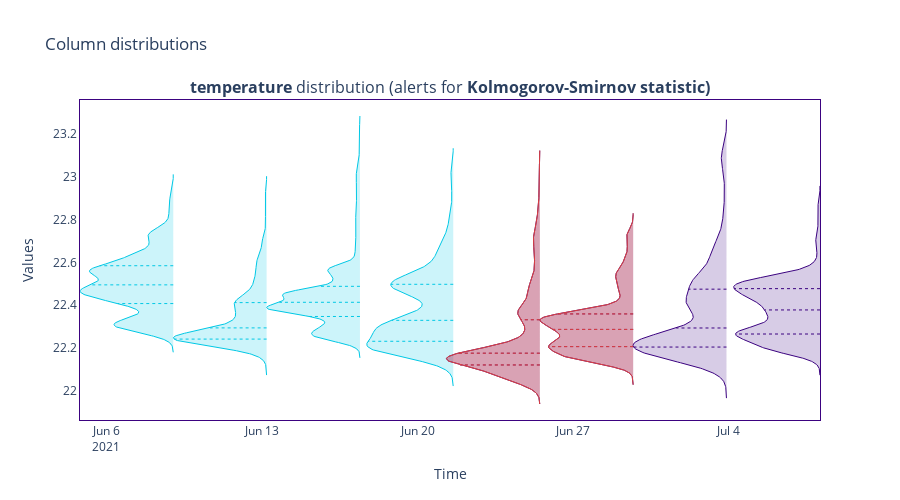

Notebook source saved alongside this figure:
### Code cell
fig = univariate_drift_results.filter(column_names='temperature').plot(kind='distribution')
fig.show()
fig.write_image('big_chunk_temperature.svg')

### Figure 1 — Plotly figure (JSON) as saved in the notebook; plotly's stock layout.template omitted (floating-point values rounded to 4 significant figures; data arrays with more than 128 entries replaced by an {"elided": "..."} marker saying what was removed)
{"data": [{"hoverinfo": "skip", "line": {"color": "#00c8e5", "width": 1}, "mode": "lines", "name": "Reference", "showlegend": false, "type": "scatter", "x": {"elided": "410 str values"}, "xaxis": "x", "y": {"elided": "410 float values"}, "yaxis": "y"}, {"fill": "tonexty", "fillcolor": "rgba(0.0, 0.7843137254901961, 0.8980392156862745, 0.2)", "hoverinfo": "skip", "line": {"color": "rgba(0,0,0,0)", "width": 1}, "showlegend": false, "type": "scatter", "x": {"elided": "410 str values"}, "xaxis": "x", "y": {"elided": "410 float values"}, "yaxis": "y"}, {"customdata": [["[0:1999]", "From <b>Jun-09-2021</b> to <b>Jun-13-2021</b>", "22.408"], ["[0:1999]", "From <b>Jun-09-2021</b> to <b>Jun-13-2021</b>", "22.408"]], "hoverlabel": {"bgcolor": "#00c8e5", "font": {"color": "white"}}, "hovertemplate": "Chunk %{customdata[0]}: %{customdata[1]}, <b>%{customdata[2]}</b>", "line": {"color": "#00c8e5", "dash": "dot", "width": 1}, "mode": "lines", "name": "Reference", "showlegend": false, "type": "scatter", "x": ["2021-06-09T00:12:00", "2021-06-06T12:13:36.683954213"], "xaxis": "x", "y": [22.41, 22.41], "yaxis": "y"}, {"customdata": [["[0:1999]", "From <b>Jun-09-2021</b> to <b>Jun-13-2021</b>", "22.495"], ["[0:1999]", "From <b>Jun-09-2021</b> to <b>Jun-13-2021</b>", "22.495"]], "hoverlabel": {"bgcolor": "#00c8e5", "font": {"color": "white"}}, "hovertemplate": "Chunk %{customdata[0]}: %{customdata[1]}, <b>%{customdata[2]}</b>", "line": {"color": "#00c8e5", "dash": "dot", "width": 1}, "mode": "lines", "name": "Reference", "showlegend": false, "type": "scatter", "x": ["2021-06-09T00:12:00", "2021-06-05T07:05:58.398516963"], "xaxis": "x", "y": [22.5, 22.5], "yaxis": "y"}, {"customdata": [["[0:1999]", "From <b>Jun-09-2021</b> to <b>Jun-13-2021</b>", "22.585"], ["[0:1999]", "From <b>Jun-09-2021</b> to <b>Jun-13-2021</b>", "22.585"]], "hoverlabel": {"bgcolor": "#00c8e5", "font": {"color": "white"}}, "hovertemplate": "Chunk %{customdata[0]}: %{customdata[1]}, <b>%{customdata[2]}</b>", "line": {"color": "#00c8e5", "dash": "dot", "width": 1}, "mode": "lines", "name": "Reference", "showlegend": false, "type": "scatter", "x": ["2021-06-09T00:12:00", "2021-06-05T16:43:07.026940376"], "xaxis": "x", "y": [22.58, 22.58], "yaxis": "y"}, {"hoverinfo": "skip", "line": {"color": "#00c8e5", "width": 1}, "mode": "lines", "name": "Reference", "showlegend": false, "type": "scatter", "x": {"elided": "410 str values"}, "xaxis": "x", "y": {"elided": "410 float values"}, "yaxis": "y"}, {"fill": "tonexty", "fillcolor": "rgba(0.0, 0.7843137254901961, 0.8980392156862745, 0.2)", "hoverinfo": "skip", "line": {"color": "rgba(0,0,0,0)", "width": 1}, "showlegend": false, "type": "scatter", "x": {"elided": "410 str values"}, "xaxis": "x", "y": {"elided": "410 float values"}, "yaxis": "y"}, {"customdata": [["[2000:3999]", "From <b>Jun-13-2021</b> to <b>Jun-17-2021</b>", "22.242"], ["[2000:3999]", "From <b>Jun-13-2021</b> to <b>Jun-17-2021</b>", "22.242"]], "hoverlabel": {"bgcolor": "#00c8e5", "font": {"color": "white"}}, "hovertemplate": "Chunk %{customdata[0]}: %{customdata[1]}, <b>%{customdata[2]}</b>", "line": {"color": "#00c8e5", "dash": "dot", "width": 1}, "mode": "lines", "name": "Reference", "showlegend": false, "type": "scatter", "x": ["2021-06-13T05:00:00", "2021-06-09T01:04:43.025737590"], "xaxis": "x", "y": [22.24, 22.24], "yaxis": "y"}, {"customdata": [["[2000:3999]", "From <b>Jun-13-2021</b> to <b>Jun-17-2021</b>", "22.295"], ["[2000:3999]", "From <b>Jun-13-2021</b> to <b>Jun-17-2021</b>", "22.295"]], "hoverlabel": {"bgcolor": "#00c8e5", "font": {"color": "white"}}, "hovertemplate": "Chunk %{customdata[0]}: %{customdata[1]}, <b>%{customdata[2]}</b>", "line": {"color": "#00c8e5", "dash": "dot", "width": 1}, "mode": "lines", "name": "Reference", "showlegend": false, "type": "scatter", "x": ["2021-06-13T05:00:00", "2021-06-10T15:52:47.602424406"], "xaxis": "x", "y": [22.29, 22.29], "yaxis": "y"}, {"customdata": [["[2000:3999]", "From <b>Jun-13-2021</b> to <b>Jun-17-2021</b>", "22.412"], ["[2000:3999]", "From <b>Jun-13-2021</b> to <b>Jun-17-2021</b>", "22.412"]], "hoverlabel": {"bgcolor": "#00c8e5", "font": {"color": "white"}}, "hovertemplate": "Chunk %{customdata[0]}: %{customdata[1]}, <b>%{customdata[2]}</b>", "line": {"color": "#00c8e5", "dash": "dot", "width": 1}, "mode": "lines", "name": "Reference", "showlegend": false, "type": "scatter", "x": ["2021-06-13T05:00:00", "2021-06-11T18:26:57.017887567"], "xaxis": "x", "y": [22.41, 22.41], "yaxis": "y"}, {"hoverinfo": "skip", "line": {"color": "#00c8e5", "width": 1}, "mode": "lines", "name": "Reference", "showlegend": false, "type": "scatter", "x": {"elided": "410 str values"}, "xaxis": "x", "y": {"elided": "410 float values"}, "yaxis": "y"}, {"fill": "tonexty", "fillcolor": "rgba(0.0, 0.7843137254901961, 0.8980392156862745, 0.2)", "hoverinfo": "skip", "line": {"color": "rgba(0,0,0,0)", "width": 1}, "showlegend": false, "type": "scatter", "x": {"elided": "410 str values"}, "xaxis": "x", "y": {"elided": "410 float values"}, "yaxis": "y"}, {"customdata": [["[4000:5999]", "From <b>Jun-17-2021</b> to <b>Jun-21-2021</b>", "22.348"], ["[4000:5999]", "From <b>Jun-17-2021</b> to <b>Jun-21-2021</b>", "22.348"]], "hoverlabel": {"bgcolor": "#00c8e5", "font": {"color": "white"}}, "hovertemplate": "Chunk %{customdata[0]}: %{customdata[1]}, <b>%{customdata[2]}</b>", "line": {"color": "#00c8e5", "dash": "dot", "width": 1}, "mode": "lines", "name": "Reference", "showlegend": false, "type": "scatter", "x": ["2021-06-17T09:48:00", "2021-06-15T02:55:26.651710820"], "xaxis": "x", "y": [22.35, 22.35], "yaxis": "y"}, {"customdata": [["[4000:5999]", "From <b>Jun-17-2021</b> to <b>Jun-21-2021</b>", "22.414"], ["[4000:5999]", "From <b>Jun-17-2021</b> to <b>Jun-21-2021</b>", "22.414"]], "hoverlabel": {"bgcolor": "#00c8e5", "font": {"color": "white"}}, "hovertemplate": "Chunk %{customdata[0]}: %{customdata[1]}, <b>%{customdata[2]}</b>", "line": {"color": "#00c8e5", "dash": "dot", "width": 1}, "mode": "lines", "name": "Reference", "showlegend": false, "type": "scatter", "x": ["2021-06-17T09:48:00", "2021-06-13T18:48:19.827778041"], "xaxis": "x", "y": [22.41, 22.41], "yaxis": "y"}, {"customdata": [["[4000:5999]", "From <b>Jun-17-2021</b> to <b>Jun-21-2021</b>", "22.488"], ["[4000:5999]", "From <b>Jun-17-2021</b> to <b>Jun-21-2021</b>", "22.488"]], "hoverlabel": {"bgcolor": "#00c8e5", "font": {"color": "white"}}, "hovertemplate": "Chunk %{customdata[0]}: %{customdata[1]}, <b>%{customdata[2]}</b>", "line": {"color": "#00c8e5", "dash": "dot", "width": 1}, "mode": "lines", "name": "Reference", "showlegend": false, "type": "scatter", "x": ["2021-06-17T09:48:00", "2021-06-15T13:04:55.811212266"], "xaxis": "x", "y": [22.49, 22.49], "yaxis": "y"}, {"hoverinfo": "skip", "line": {"color": "#00c8e5", "width": 1}, "mode": "lines", "name": "Reference", "showlegend": false, "type": "scatter", "x": {"elided": "410 str values"}, "xaxis": "x", "y": {"elided": "410 float values"}, "yaxis": "y"}, {"fill": "tonexty", "fillcolor": "rgba(0.0, 0.7843137254901961, 0.8980392156862745, 0.2)", "hoverinfo": "skip", "line": {"color": "rgba(0,0,0,0)", "width": 1}, "showlegend": false, "type": "scatter", "x": {"elided": "410 str values"}, "xaxis": "x", "y": {"elided": "410 float values"}, "yaxis": "y"}, {"customdata": [["[6000:7853]", "From <b>Jun-21-2021</b> to <b>Jun-25-2021</b>", "22.232"], ["[6000:7853]", "From <b>Jun-21-2021</b> to <b>Jun-25-2021</b>", "22.232"]], "hoverlabel": {"bgcolor": "#00c8e5", "font": {"color": "white"}}, "hovertemplate": "Chunk %{customdata[0]}: %{customdata[1]}, <b>%{customdata[2]}</b>", "line": {"color": "#00c8e5", "dash": "dot", "width": 1}, "mode": "lines", "name": "Reference", "showlegend": false, "type": "scatter", "x": ["2021-06-21T14:36:00", "2021-06-17T18:36:35.931797249"], "xaxis": "x", "y": [22.23, 22.23], "yaxis": "y"}, {"customdata": [["[6000:7853]", "From <b>Jun-21-2021</b> to <b>Jun-25-2021</b>", "22.33"], ["[6000:7853]", "From <b>Jun-21-2021</b> to <b>Jun-25-2021</b>", "22.33"]], "hoverlabel": {"bgcolor": "#00c8e5", "font": {"color": "white"}}, "hovertemplate": "Chunk %{customdata[0]}: %{customdata[1]}, <b>%{customdata[2]}</b>", "line": {"color": "#00c8e5", "dash": "dot", "width": 1}, "mode": "lines", "name": "Reference", "showlegend": false, "type": "scatter", "x": ["2021-06-21T14:36:00", "2021-06-18T19:50:56.703832261"], "xaxis": "x", "y": [22.33, 22.33], "yaxis": "y"}, {"customdata": [["[6000:7853]", "From <b>Jun-21-2021</b> to <b>Jun-25-2021</b>", "22.498"], ["[6000:7853]", "From <b>Jun-21-2021</b> to <b>Jun-25-2021</b>", "22.498"]], "hoverlabel": {"bgcolor": "#00c8e5", "font": {"color": "white"}}, "hovertemplate": "Chunk %{customdata[0]}: %{customdata[1]}, <b>%{customdata[2]}</b>", "line": {"color": "#00c8e5", "dash": "dot", "width": 1}, "mode": "lines", "name": "Reference", "showlegend": false, "type": "scatter", "x": ["2021-06-21T14:36:00", "2021-06-18T19:10:38.536816109"], "xaxis": "x", "y": [22.5, 22.5], "yaxis": "y"}, {"hoverinfo": "skip", "line": {"color": "#3b0280", "width": 1}, "mode": "lines", "name": "Analysis", "showlegend": false, "type": "scatter", "x": {"elided": "410 str values"}, "xaxis": "x", "y": {"elided": "410 float values"}, "yaxis": "y"}, {"fill": "tonexty", "fillcolor": "rgba(0.23137254901960785, 0.00784313725490196, 0.5019607843137255, 0.2)", "hoverinfo": "skip", "line": {"color": "rgba(0,0,0,0)", "width": 1}, "showlegend": false, "type": "scatter", "x": {"elided": "410 str values"}, "xaxis": "x", "y": {"elided": "410 float values"}, "yaxis": "y"}, {"customdata": [["[0:1999]", "From <b>Jun-25-2021</b> to <b>Jun-29-2021</b>", "22.122"], ["[0:1999]", "From <b>Jun-25-2021</b> to <b>Jun-29-2021</b>", "22.122"]], "hoverlabel": {"bgcolor": "#3b0280", "font": {"color": "white"}}, "hovertemplate": "Chunk %{customdata[0]}: %{customdata[1]}, <b>%{customdata[2]}</b>", "line": {"color": "#3b0280", "dash": "dot", "width": 1}, "mode": "lines", "name": "Analysis", "showlegend": false, "type": "scatter", "x": ["2021-06-25T12:06:00", "2021-06-21T22:00:02.721653822"], "xaxis": "x", "y": [22.12, 22.12], "yaxis": "y"}, {"customdata": [["[0:1999]", "From <b>Jun-25-2021</b> to <b>Jun-29-2021</b>", "22.177"], ["[0:1999]", "From <b>Jun-25-2021</b> to <b>Jun-29-2021</b>", "22.177"]], "hoverlabel": {"bgcolor": "#3b0280", "font": {"color": "white"}}, "hovertemplate": "Chunk %{customdata[0]}: %{customdata[1]}, <b>%{customdata[2]}</b>", "line": {"color": "#3b0280", "dash": "dot", "width": 1}, "mode": "lines", "name": "Analysis", "showlegend": false, "type": "scatter", "x": ["2021-06-25T12:06:00", "2021-06-21T19:50:40.603652217"], "xaxis": "x", "y": [22.18, 22.18], "yaxis": "y"}, {"customdata": [["[0:1999]", "From <b>Jun-25-2021</b> to <b>Jun-29-2021</b>", "22.333"], ["[0:1999]", "From <b>Jun-25-2021</b> to <b>Jun-29-2021</b>", "22.333"]], "hoverlabel": {"bgcolor": "#3b0280", "font": {"color": "white"}}, "hovertemplate": "Chunk %{customdata[0]}: %{customdata[1]}, <b>%{customdata[2]}</b>", "line": {"color": "#3b0280", "dash": "dot", "width": 1}, "mode": "lines", "name": "Analysis", "showlegend": false, "type": "scatter", "x": ["2021-06-25T12:06:00", "2021-06-24T15:31:51.458699233"], "xaxis": "x", "y": [22.33, 22.33], "yaxis": "y"}, {"hoverinfo": "skip", "line": {"color": "#3b0280", "width": 1}, "mode": "lines", "name": "Analysis", "showlegend": false, "type": "scatter", "x": {"elided": "410 str values"}, "xaxis": "x", "y": {"elided": "410 float values"}, "yaxis": "y"}, {"fill": "tonexty", "fillcolor": "rgba(0.23137254901960785, 0.00784313725490196, 0.5019607843137255, 0.2)", "hoverinfo": "skip", "line": {"color": "rgba(0,0,0,0)", "width": 1}, "showlegend": false, "type": "scatter", "x": {"elided": "410 str values"}, "xaxis": "x", "y": {"elided": "410 float values"}, "yaxis": "y"}, {"customdata": [["[2000:3999]", "From <b>Jun-29-2021</b> to <b>Jul-03-2021</b>", "22.207"], ["[2000:3999]", "From <b>Jun-29-2021</b> to <b>Jul-03-2021</b>", "22.207"]], "hoverlabel": {"bgcolor": "#3b0280", "font": {"color": "white"}}, "hovertemplate": "Chunk %{customdata[0]}: %{customdata[1]}, <b>%{customdata[2]}</b>", "line": {"color": "#3b0280", "dash": "dot", "width": 1}, "mode": "lines", "name": "Analysis", "showlegend": false, "type": "scatter", "x": ["2021-06-29T16:54:00", "2021-06-25T21:28:39.309849742"], "xaxis": "x", "y": [22.21, 22.21], "yaxis": "y"}, {"customdata": [["[2000:3999]", "From <b>Jun-29-2021</b> to <b>Jul-03-2021</b>", "22.287"], ["[2000:3999]", "From <b>Jun-29-2021</b> to <b>Jul-03-2021</b>", "22.287"]], "hoverlabel": {"bgcolor": "#3b0280", "font": {"color": "white"}}, "hovertemplate": "Chunk %{customdata[0]}: %{customdata[1]}, <b>%{customdata[2]}</b>", "line": {"color": "#3b0280", "dash": "dot", "width": 1}, "mode": "lines", "name": "Analysis", "showlegend": false, "type": "scatter", "x": ["2021-06-29T16:54:00", "2021-06-26T02:21:59.936564677"], "xaxis": "x", "y": [22.29, 22.29], "yaxis": "y"}, {"customdata": [["[2000:3999]", "From <b>Jun-29-2021</b> to <b>Jul-03-2021</b>", "22.36"], ["[2000:3999]", "From <b>Jun-29-2021</b> to <b>Jul-03-2021</b>", "22.36"]], "hoverlabel": {"bgcolor": "#3b0280", "font": {"color": "white"}}, "hovertemplate": "Chunk %{customdata[0]}: %{customdata[1]}, <b>%{customdata[2]}</b>", "line": {"color": "#3b0280", "dash": "dot", "width": 1}, "mode": "lines", "name": "Analysis", "showlegend": false, "type": "scatter", "x": ["2021-06-29T16:54:00", "2021-06-26T07:24:45.104313648"], "xaxis": "x", "y": [22.36, 22.36], "yaxis": "y"}, {"hoverinfo": "skip", "line": {"color": "#3b0280", "width": 1}, "mode": "lines", "name": "Analysis", "showlegend": false, "type": "scatter", "x": {"elided": "410 str values"}, "xaxis": "x", "y": {"elided": "410 float values"}, "yaxis": "y"}, {"fill": "tonexty", "fillcolor": "rgba(0.23137254901960785, 0.00784313725490196, 0.5019607843137255, 0.2)", "hoverinfo": "skip", "line": {"color": "rgba(0,0,0,0)", "width": 1}, "showlegend": false, "type": "scatter", "x": {"elided": "410 str values"}, "xaxis": "x", "y": {"elided": "410 float values"}, "yaxis": "y"}, {"customdata": [["[4000:5999]", "From <b>Jul-03-2021</b> to <b>Jul-08-2021</b>", "22.205"], ["[4000:5999]", "From <b>Jul-03-2021</b> to <b>Jul-08-2021</b>", "22.205"]], "hoverlabel": {"bgcolor": "#3b0280", "font": {"color": "white"}}, "hovertemplate": "Chunk %{customdata[0]}: %{customdata[1]}, <b>%{customdata[2]}</b>", "line": {"color": "#3b0280", "dash": "dot", "width": 1}, "mode": "lines", "name": "Analysis", "showlegend": false, "type": "scatter", "x": ["2021-07-03T21:42:00", "2021-06-29T17:19:38.905765952"], "xaxis": "x", "y": [22.21, 22.21], "yaxis": "y"}, {"customdata": [["[4000:5999]", "From <b>Jul-03-2021</b> to <b>Jul-08-2021</b>", "22.294"], ["[4000:5999]", "From <b>Jul-03-2021</b> to <b>Jul-08-2021</b>", "22.294"]], "hoverlabel": {"bgcolor": "#3b0280", "font": {"color": "white"}}, "hovertemplate": "Chunk %{customdata[0]}: %{customdata[1]}, <b>%{customdata[2]}</b>", "line": {"color": "#3b0280", "dash": "dot", "width": 1}, "mode": "lines", "name": "Analysis", "showlegend": false, "type": "scatter", "x": ["2021-07-03T21:42:00", "2021-07-01T15:21:04.437671085"], "xaxis": "x", "y": [22.29, 22.29], "yaxis": "y"}, {"customdata": [["[4000:5999]", "From <b>Jul-03-2021</b> to <b>Jul-08-2021</b>", "22.475"], ["[4000:5999]", "From <b>Jul-03-2021</b> to <b>Jul-08-2021</b>", "22.475"]], "hoverlabel": {"bgcolor": "#3b0280", "font": {"color": "white"}}, "hovertemplate": "Chunk %{customdata[0]}: %{customdata[1]}, <b>%{customdata[2]}</b>", "line": {"color": "#3b0280", "dash": "dot", "width": 1}, "mode": "lines", "name": "Analysis", "showlegend": false, "type": "scatter", "x": ["2021-07-03T21:42:00", "2021-07-02T04:42:19.293539153"], "xaxis": "x", "y": [22.48, 22.48], "yaxis": "y"}, {"hoverinfo": "skip", "line": {"color": "#3b0280", "width": 1}, "mode": "lines", "name": "Analysis", "showlegend": false, "type": "scatter", "x": {"elided": "410 str values"}, "xaxis": "x", "y": {"elided": "410 float values"}, "yaxis": "y"}, {"fill": "tonexty", "fillcolor": "rgba(0.23137254901960785, 0.00784313725490196, 0.5019607843137255, 0.2)", "hoverinfo": "skip", "line": {"color": "rgba(0,0,0,0)", "width": 1}, "showlegend": false, "type": "scatter", "x": {"elided": "410 str values"}, "xaxis": "x", "y": {"elided": "410 float values"}, "yaxis": "y"}, {"customdata": [["[6000:7853]", "From <b>Jul-08-2021</b> to <b>Jul-11-2021</b>", "22.266"], ["[6000:7853]", "From <b>Jul-08-2021</b> to <b>Jul-11-2021</b>", "22.266"]], "hoverlabel": {"bgcolor": "#3b0280", "font": {"color": "white"}}, "hovertemplate": "Chunk %{customdata[0]}: %{customdata[1]}, <b>%{customdata[2]}</b>", "line": {"color": "#3b0280", "dash": "dot", "width": 1}, "mode": "lines", "name": "Analysis", "showlegend": false, "type": "scatter", "x": ["2021-07-08T02:42:00", "2021-07-04T07:31:18.564513002"], "xaxis": "x", "y": [22.27, 22.27], "yaxis": "y"}, {"customdata": [["[6000:7853]", "From <b>Jul-08-2021</b> to <b>Jul-11-2021</b>", "22.378"], ["[6000:7853]", "From <b>Jul-08-2021</b> to <b>Jul-11-2021</b>", "22.378"]], "hoverlabel": {"bgcolor": "#3b0280", "font": {"color": "white"}}, "hovertemplate": "Chunk %{customdata[0]}: %{customdata[1]}, <b>%{customdata[2]}</b>", "line": {"color": "#3b0280", "dash": "dot", "width": 1}, "mode": "lines", "name": "Analysis", "showlegend": false, "type": "scatter", "x": ["2021-07-08T02:42:00", "2021-07-05T14:54:51.155517205"], "xaxis": "x", "y": [22.38, 22.38], "yaxis": "y"}, {"customdata": [["[6000:7853]", "From <b>Jul-08-2021</b> to <b>Jul-11-2021</b>", "22.478"], ["[6000:7853]", "From <b>Jul-08-2021</b> to <b>Jul-11-2021</b>", "22.478"]], "hoverlabel": {"bgcolor": "#3b0280", "font": {"color": "white"}}, "hovertemplate": "Chunk %{customdata[0]}: %{customdata[1]}, <b>%{customdata[2]}</b>", "line": {"color": "#3b0280", "dash": "dot", "width": 1}, "mode": "lines", "name": "Analysis", "showlegend": false, "type": "scatter", "x": ["2021-07-08T02:42:00", "2021-07-04T05:55:32.084533380"], "xaxis": "x", "y": [22.48, 22.48], "yaxis": "y"}, {"hoverinfo": "skip", "line": {"color": "#DD4040", "width": 1}, "mode": "lines", "name": "Alerts", "showlegend": false, "type": "scatter", "x": {"elided": "410 str values"}, "xaxis": "x", "y": {"elided": "410 float values"}, "yaxis": "y"}, {"fill": "tonexty", "fillcolor": "rgba(0.8666666666666667, 0.25098039215686274, 0.25098039215686274, 0.3)", "hoverinfo": "skip", "line": {"color": "rgba(0,0,0,0)", "width": 1}, "showlegend": false, "type": "scatter", "x": {"elided": "410 str values"}, "xaxis": "x", "y": {"elided": "410 float values"}, "yaxis": "y"}, {"customdata": [[null, "From <b>Jun-25-2021</b> to <b>Jun-29-2021</b>", 22.12], [null, "From <b>Jun-25-2021</b> to <b>Jun-29-2021</b>", 22.12]], "hoverlabel": {"bgcolor": "#DD4040", "font": {"color": "white"}}, "hovertemplate": "Chunk %{customdata[0]}: %{customdata[1]}, <b>%{customdata[2]}</b>", "line": {"color": "#DD4040", "dash": "dot", "width": 1}, "mode": "lines", "name": "Alerts", "showlegend": false, "type": "scatter", "x": ["2021-06-25T12:06:00", "2021-06-21T22:00:02.721653822"], "xaxis": "x", "y": [22.12, 22.12], "yaxis": "y"}, {"customdata": [[null, "From <b>Jun-25-2021</b> to <b>Jun-29-2021</b>", 22.18], [null, "From <b>Jun-25-2021</b> to <b>Jun-29-2021</b>", 22.18]], "hoverlabel": {"bgcolor": "#DD4040", "font": {"color": "white"}}, "hovertemplate": "Chunk %{customdata[0]}: %{customdata[1]}, <b>%{customdata[2]}</b>", "line": {"color": "#DD4040", "dash": "dot", "width": 1}, "mode": "lines", "name": "Alerts", "showlegend": false, "type": "scatter", "x": ["2021-06-25T12:06:00", "2021-06-21T19:50:40.603652217"], "xaxis": "x", "y": [22.18, 22.18], "yaxis": "y"}, {"customdata": [[null, "From <b>Jun-25-2021</b> to <b>Jun-29-2021</b>", 22.33], [null, "From <b>Jun-25-2021</b> to <b>Jun-29-2021</b>", 22.33]], "hoverlabel": {"bgcolor": "#DD4040", "font": {"color": "white"}}, "hovertemplate": "Chunk %{customdata[0]}: %{customdata[1]}, <b>%{customdata[2]}</b>", "line": {"color": "#DD4040", "dash": "dot", "width": 1}, "mode": "lines", "name": "Alerts", "showlegend": false, "type": "scatter", "x": ["2021-06-25T12:06:00", "2021-06-24T15:31:51.458699233"], "xaxis": "x", "y": [22.33, 22.33], "yaxis": "y"}, {"hoverinfo": "skip", "line": {"color": "#DD4040", "width": 1}, "mode": "lines", "name": "Alerts", "showlegend": false, "type": "scatter", "x": {"elided": "410 str values"}, "xaxis": "x", "y": {"elided": "410 float values"}, "yaxis": "y"}, {"fill": "tonexty", "fillcolor": "rgba(0.8666666666666667, 0.25098039215686274, 0.25098039215686274, 0.3)", "hoverinfo": "skip", "line": {"color": "rgba(0,0,0,0)", "width": 1}, "showlegend": false, "type": "scatter", "x": {"elided": "410 str values"}, "xaxis": "x", "y": {"elided": "410 float values"}, "yaxis": "y"}, {"customdata": [[null, "From <b>Jun-29-2021</b> to <b>Jul-03-2021</b>", 22.21], [null, "From <b>Jun-29-2021</b> to <b>Jul-03-2021</b>", 22.21]], "hoverlabel": {"bgcolor": "#DD4040", "font": {"color": "white"}}, "hovertemplate": "Chunk %{customdata[0]}: %{customdata[1]}, <b>%{customdata[2]}</b>", "line": {"color": "#DD4040", "dash": "dot", "width": 1}, "mode": "lines", "name": "Alerts", "showlegend": false, "type": "scatter", "x": ["2021-06-29T16:54:00", "2021-06-25T21:28:39.309849742"], "xaxis": "x", "y": [22.21, 22.21], "yaxis": "y"}, {"customdata": [[null, "From <b>Jun-29-2021</b> to <b>Jul-03-2021</b>", 22.29], [null, "From <b>Jun-29-2021</b> to <b>Jul-03-2021</b>", 22.29]], "hoverlabel": {"bgcolor": "#DD4040", "font": {"color": "white"}}, "hovertemplate": "Chunk %{customdata[0]}: %{customdata[1]}, <b>%{customdata[2]}</b>", "line": {"color": "#DD4040", "dash": "dot", "width": 1}, "mode": "lines", "name": "Alerts", "showlegend": false, "type": "scatter", "x": ["2021-06-29T16:54:00", "2021-06-26T02:21:59.936564677"], "xaxis": "x", "y": [22.29, 22.29], "yaxis": "y"}, {"customdata": [[null, "From <b>Jun-29-2021</b> to <b>Jul-03-2021</b>", 22.36], [null, "From <b>Jun-29-2021</b> to <b>Jul-03-2021</b>", 22.36]], "hoverlabel": {"bgcolor": "#DD4040", "font": {"color": "white"}}, "hovertemplate": "Chunk %{customdata[0]}: %{customdata[1]}, <b>%{customdata[2]}</b>", "line": {"color": "#DD4040", "dash": "dot", "width": 1}, "mode": "lines", "name": "Alerts", "showlegend": false, "type": "scatter", "x": ["2021-06-29T16:54:00", "2021-06-26T07:24:45.104313648"], "xaxis": "x", "y": [22.36, 22.36], "yaxis": "y"}], "layout": {"annotations": [{"font": {"size": 16}, "showarrow": false, "text": "<b>temperature</b> distribution (alerts for <b>Kolmogorov-Smirnov statistic)</b>", "x": 0.5, "xanchor": "center", "xref": "paper", "y": 1, "yanchor": "bottom", "yref": "paper"}], "height": 500, "hoverlabel": {"bgcolor": "white", "font": {"size": 14}}, "legend": {"itemclick": false, "itemdoubleclick": false, "traceorder": "grouped"}, "paper_bgcolor": "rgba(255,255,255,1)", "plot_bgcolor": "rgba(255,255,255,1)", "title": {"text": "Column distributions"}, "xaxis": {"anchor": "y", "domain": [0, 1], "linecolor": "#3b0280", "matches": "x", "mirror": true, "showgrid": false, "title": {"text": "Time"}, "zeroline": false}, "yaxis": {"anchor": "x", "domain": [0, 1], "linecolor": "#3b0280", "mirror": true, "showgrid": false, "title": {"text": "Values"}, "zeroline": false}}}
